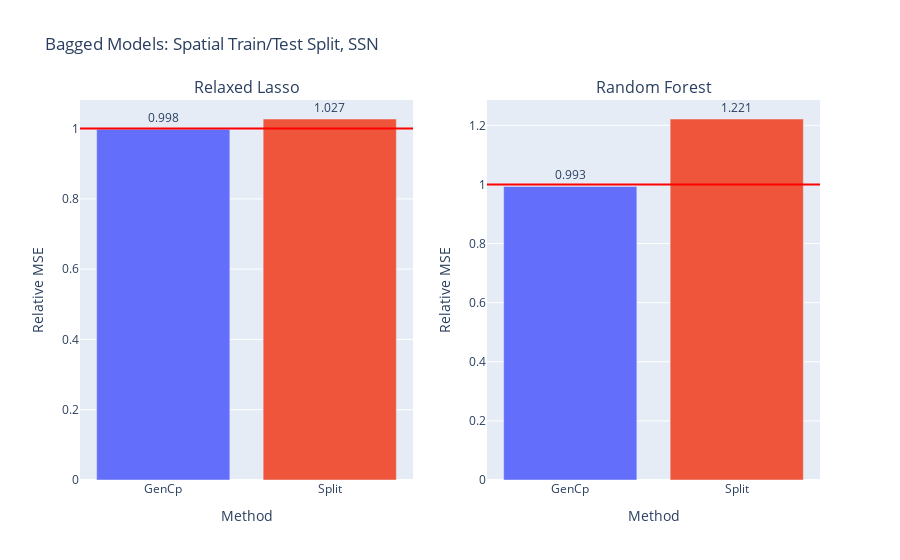

Notebook cell for this chart:
### Code cell
fig = make_subplots(
    rows=1, cols=len(models),
    subplot_titles=model_names)
#     subplot_titles=("Relaxed Lasso", "Depth 2 Decision Tree"))

for i, errs in enumerate(model_errs):
    risks = [err.mean() for err in errs]
    test_risk = risks[0]
    # elev_test_risk = risks[1]
    # est_risks = risks[2:]
    est_risks = risks[1:]

    df = pd.DataFrame({est_names[i]: errs[i+1] for i in np.arange(len(est_names))})

    fig.add_trace(go.Bar(
    #     x=['VRF', 'BF_WR', 'BF_FR'], 
        x = df.columns,
        y=(df).mean()/test_risk,
        marker_color=px.colors.qualitative.Plotly,
        text=np.around((df).mean()/test_risk,3),
        textposition='outside',
    #     error_y=dict(
    #         type='data',
    #         color='black',
    #         array=(df).std() / test_risk,
    # #         array=(df/test_risk).clip(upper=(df/test_risk).quantile(.95),axis=1).std(),
    # #         symmetric=False,
    # #         array=(df/test_risk).quantile(.95) - (df/test_risk).mean(),
    # #         arrayminus=(df/test_risk).mean() - (df/test_risk).quantile(.93)
    #     )
    #         array=(df).mean() + (df).std(),
    #         arrayminus=(df).mean() - (df).std())
    ), row=1, col=i+1)
    # fig.add_trace(go.Bar(
    #     name='Experimental',
    #     x=['GenCp', 'KFCV', 'SPCV'], y=(df).mean(),
    #     error_y=dict(type='data', array=[1, 2])
    # ))
    # fig.update_layout(barmode='group')
    fig.add_hline(y=1., line_color='red', row=1, col=i+1)
    # fig.add_hline(y=elev_test_risk / test_risk, line_color='gray', line_dash='dash', row=1, col=i+1)
    
    fig.update_xaxes(title_text="Method", row=1, col=i+1)
    fig.update_yaxes(title_text="Relative MSE", row=1, col=i+1)
    
# fig.update_layout(
# #     title=f"FC_\u03B4{delta}_snr{snr}_nk{noise_kernel}_nls{noise_length_scale}_nv{noise_nu}_Xk{X_kernel}_Xls{X_length_scale}_Xv{X_nu}",
#     title=title,
#     xaxis_title="Method",
#     yaxis_title="MSE",
# #     legend_title="Legend Title",
# #     font=dict(
# #         family="Courier New, monospace",
# #         size=18,
# #         color="RebeccaPurple"
# #     )
# )
# barfp = os.path.expanduser(savedir + fig.layout.title['text'] + ".jpeg")
# fig.write_image(os.path.expanduser(barfp))
fig.update_layout(title="Bagged Models: Spatial Train/Test Split, SSN", showlegend=False)
fig.show()

### Figure 1 — Plotly figure (JSON) as saved in the notebook; plotly's stock layout.template omitted (floating-point values rounded to 4 significant figures)
{"data": [{"marker": {"color": ["#636EFA", "#EF553B", "#00CC96", "#AB63FA", "#FFA15A", "#19D3F3", "#FF6692", "#B6E880", "#FF97FF", "#FECB52"]}, "text": [0.998, 1.027], "textposition": "outside", "type": "bar", "x": ["GenCp", "Split"], "xaxis": "x", "y": [0.9981, 1.027], "yaxis": "y"}, {"marker": {"color": ["#636EFA", "#EF553B", "#00CC96", "#AB63FA", "#FFA15A", "#19D3F3", "#FF6692", "#B6E880", "#FF97FF", "#FECB52"]}, "text": [0.993, 1.221], "textposition": "outside", "type": "bar", "x": ["GenCp", "Split"], "xaxis": "x2", "y": [0.9933, 1.221], "yaxis": "y2"}], "layout": {"annotations": [{"font": {"size": 16}, "showarrow": false, "text": "Relaxed Lasso", "x": 0.225, "xanchor": "center", "xref": "paper", "y": 1, "yanchor": "bottom", "yref": "paper"}, {"font": {"size": 16}, "showarrow": false, "text": "Random Forest", "x": 0.775, "xanchor": "center", "xref": "paper", "y": 1, "yanchor": "bottom", "yref": "paper"}], "shapes": [{"line": {"color": "red"}, "type": "line", "x0": 0, "x1": 1, "xref": "x domain", "y0": 1, "y1": 1, "yref": "y"}, {"line": {"color": "red"}, "type": "line", "x0": 0, "x1": 1, "xref": "x2 domain", "y0": 1, "y1": 1, "yref": "y2"}], "showlegend": false, "title": {"text": "Bagged Models: Spatial Train/Test Split, SSN"}, "xaxis": {"anchor": "y", "domain": [0, 0.45], "title": {"text": "Method"}}, "xaxis2": {"anchor": "y2", "domain": [0.55, 1], "title": {"text": "Method"}}, "yaxis": {"anchor": "x", "domain": [0, 1], "title": {"text": "Relative MSE"}}, "yaxis2": {"anchor": "x2", "domain": [0, 1], "title": {"text": "Relative MSE"}}}}
